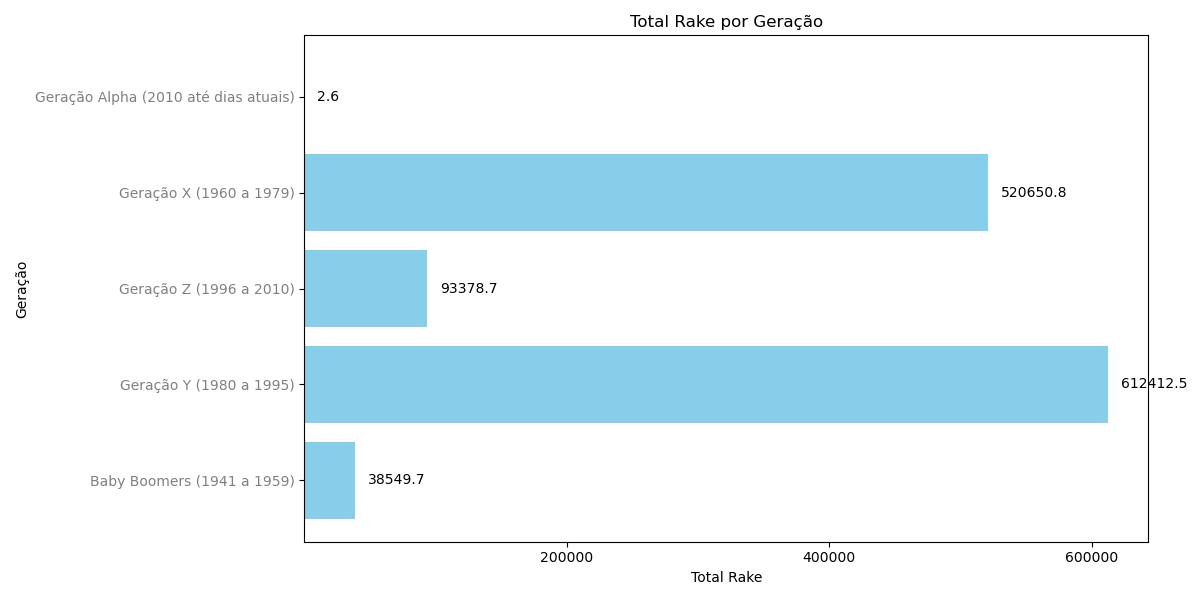

The Python source for this figure:
import pandas as pd
import matplotlib.pyplot as plt

# Caminho do arquivo
caminho_arquivo = 'C:/Users/lsoliveira/Documents/H2Club_teste/atividade1/resultado_query/consulta_geracao.csv'

# Lendo o arquivo CSV
df_geracao = pd.read_csv(caminho_arquivo)

# Função para anotar os valores na frente de cada barra com uma casa decimal
def annotate_bars_decimal(values, ax):
    for i, v in enumerate(values):
        ax.text(v + 10000, i, f"{v:.1f}", va='center', color='black', fontweight='normal')

# Função para formatar os rótulos do eixo Y com os anos das gerações
def format_ylabels(geracoes, periodos):
    return [f"{ger} ({per})" for ger, per in zip(geracoes, periodos)]

# Configurando o gráfico de barras horizontais
plt.figure(figsize=(12, 6))
ax = plt.gca()
bars = ax.barh(df_geracao['Geracao'], df_geracao['Total_Rake'], color='skyblue')

# Anotando os valores nas barras com uma casa decimal
annotate_bars_decimal(df_geracao['Total_Rake'], ax)

# Configurações visuais
plt.xlabel('Total Rake')
plt.ylabel('Geração')
plt.title('Total Rake por Geração')
plt.xticks([200000, 400000, 600000])
ax.set_yticklabels(format_ylabels(df_geracao['Geracao'], df_geracao['Periodo_nascimento']), color='gray', fontsize=10)
plt.grid(False)

plt.tight_layout()

# Mostra o gráfico
plt.show()
